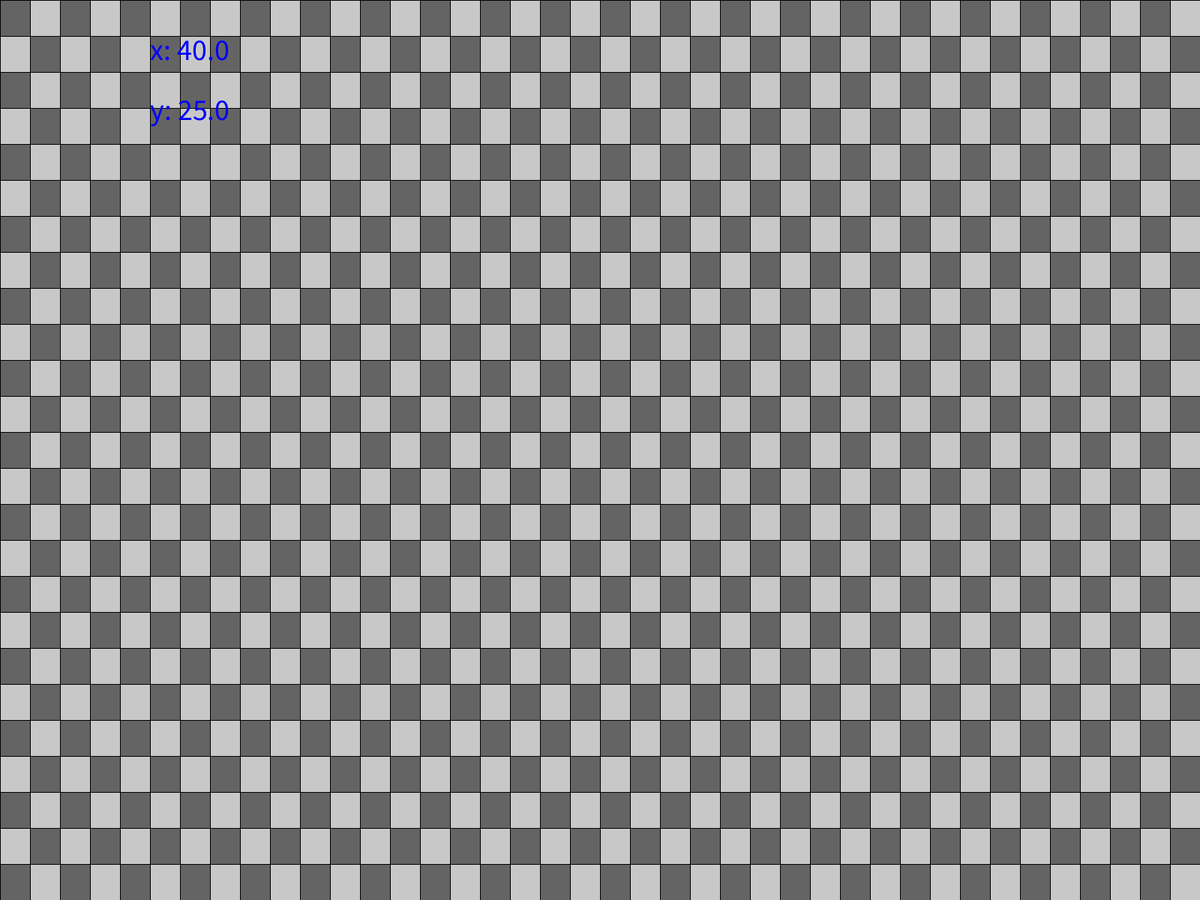
Frame 1 (no input)
Frame 60 (the mouse pressed at the canvas centre just before this capture): identical to frame 1, image omitted
Frame 120 (the mouse held since frame 60 and released just before this capture): identical to frame 1, image omitted

The Processing sketch that drew this single still picture (run headless with seeded random() and noise(); from frame 60 on, the mouse is pressed at the canvas centre):

// Processing sketch: main
// ── main.pde
Player boerek;
TilemapCollider collider;



void setup(){
    size(1920,1080);
    fullScreen();
    collider = new TilemapCollider(new PVector(width,height),new PVector(40.0,25.0));
    textSize(40);
  
  
}


void draw(){
    background(0);
    stroke(0);
    collider.draw();
    fill(0,0,255);

    text("x: "+collider.tiles.x,width/8,height/15);
    text("y: "+collider.tiles.y,width/8,height*2/15);
}

void keyPressed(){
    if(keyCode == UP){
        if(collider.tiles.y > 0)
        collider.tiles.y--;
    }else if(keyCode == DOWN){
        collider.tiles.y++;
    }else if(keyCode == LEFT){
        if(collider.tiles.x > 0)
        collider.tiles.x--;
    }else if(keyCode == RIGHT){
        collider.tiles.x++;
    }
    collider.update();
}

// ── classes.pde
class Player{
  PVector pos;
  
  
  Player(){
    pos = new PVector(1,1);

  }



}

class TilemapCollider{
  int[][] tilemap;
  PVector step;
  PVector p_size = new PVector();
  PVector tiles = new PVector();
    
  TilemapCollider(PVector size,PVector tiles){
    this.p_size.set(size);
    this.tiles.set(tiles);
    step = new PVector(size.x/tiles.x,size.y/tiles.y);
    tilemap = new int[int(size.x/step.x)][int(size.y/step.y)];  
  }

  void update(){
    step = new PVector(p_size.x/tiles.x,p_size.y/tiles.y);
    tilemap = new int[int(p_size.x/step.x)][int(p_size.y/step.y)];
  }


  void draw(){
    for(int x = 0;x < tilemap.length;x++){
      for(int y = 0;y < tilemap[x].length;y++){

        if((x+y)%2 == 0){
          fill(100);
        }else{
          fill(200);

        }
        rect(step.x*x,step.y*y,step.x,step.y);
      }
    }
  }
}


class Atlas{
    Atlas(){
        
    }
}
